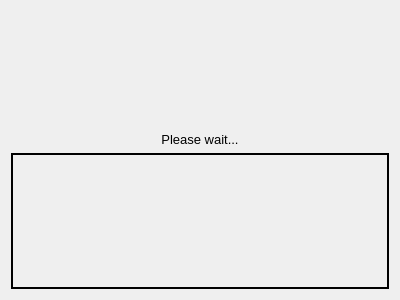
<?xml version="1.0" encoding="UTF-8"?>
<ui version="4.0">
 <class>DialogWaiting</class>
 <widget class="QDialog" name="DialogWaiting">
  <property name="geometry">
   <rect>
    <x>0</x>
    <y>0</y>
    <width>400</width>
    <height>300</height>
   </rect>
  </property>
  <property name="windowTitle">
   <string>Dialog</string>
  </property>
  <property name="styleSheet">
   <string notr="true"/>
  </property>
  <layout class="QVBoxLayout" name="verticalLayout">
   <item>
    <widget class="QLabel" name="label">
     <property name="font">
      <font>
       <pointsize>10</pointsize>
       <weight>50</weight>
       <bold>false</bold>
      </font>
     </property>
     <property name="text">
      <string>Please wait...</string>
     </property>
     <property name="alignment">
      <set>Qt::AlignBottom|Qt::AlignHCenter</set>
     </property>
    </widget>
   </item>
   <item>
    <widget class="QLabel" name="lblLoading">
     <property name="font">
      <font>
       <pointsize>10</pointsize>
      </font>
     </property>
     <property name="frameShape">
      <enum>QFrame::WinPanel</enum>
     </property>
     <property name="text">
      <string/>
     </property>
     <property name="alignment">
      <set>Qt::AlignHCenter|Qt::AlignTop</set>
     </property>
    </widget>
   </item>
  </layout>
 </widget>
 <resources/>
 <connections/>
</ui>
